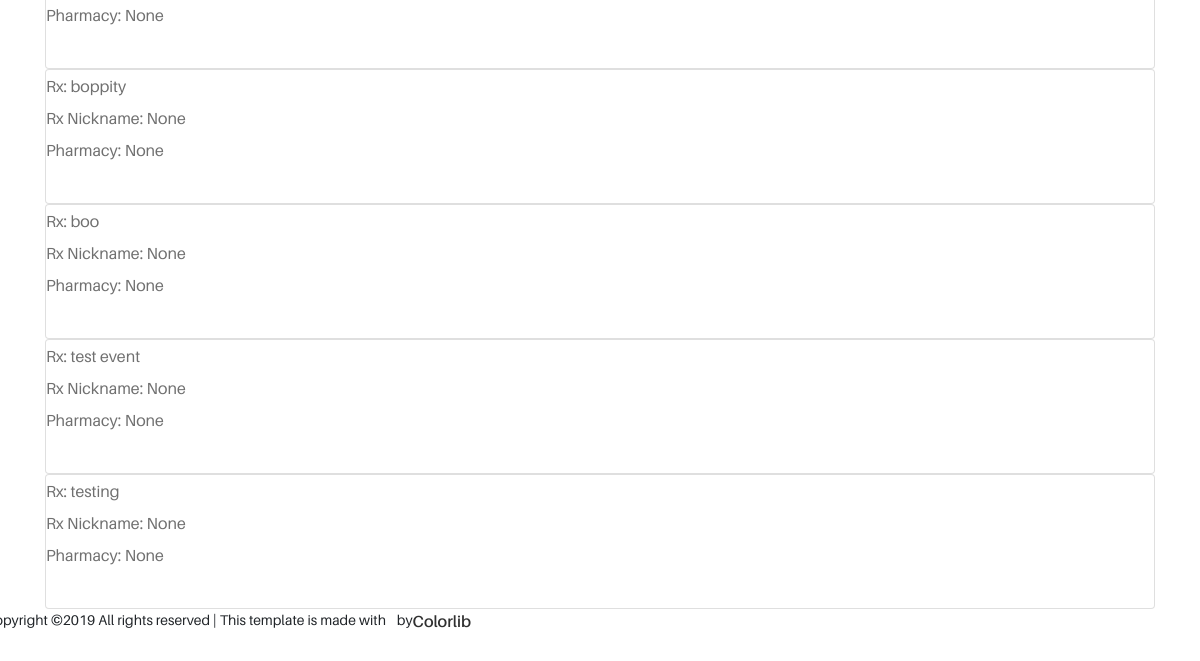
Page /all-refills/ (signed in, lower part) on the earlier database version.
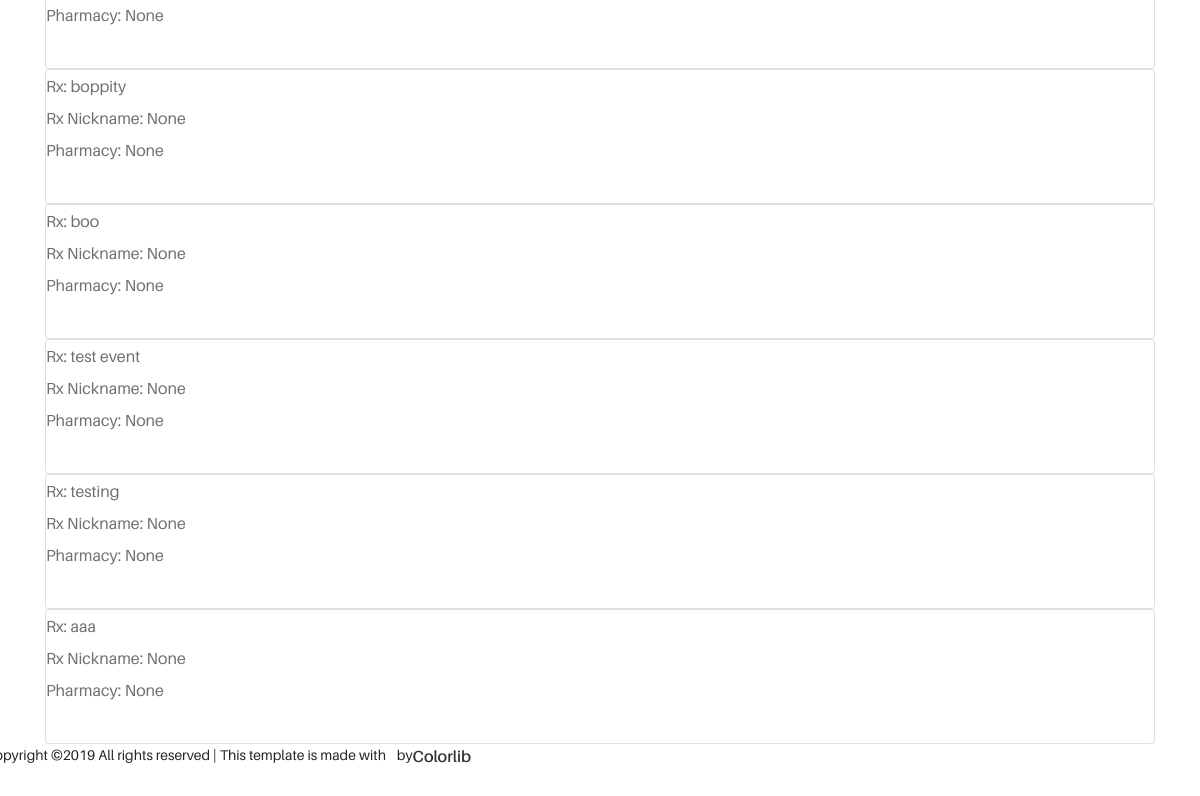
Same page on the later database version.
### microblog/models.py (models this page shows)
class Refill(models.Model):
    user = models.ForeignKey(
        User,
        on_delete=models.CASCADE,
    )
    prescription = models.CharField(max_length=60, help_text="Medicine Name")
    nickname = models.CharField(max_length=60, null=True, blank=True, help_text="Optional: Name that will display on calendar event instead of Medicine Name", verbose_name='Medicine Nickname')
    pharmacy = models.CharField(max_length=240, null=True, blank=True, help_text="Name and Location", verbose_name="Pharmacy for Refill")
    refill_date = models.DateField(default=datetime.date.today, help_text="Next date to refill med")
    refill_time = models.TimeField(default=datetime.time(12, 00, 00), null=True, blank=True)
    refill_time = models.TimeField(default=datetime.time(12, 00, 00), null=True, blank=True)
    all_day = models.BooleanField(default=False, blank=True)
    often = models.IntegerField(default=1, validators=[MinValueValidator(0), MaxValueValidator(20)], null=True, blank=True, verbose_name="Repeates Every")
    repeats = models.CharField(max_length=9, choices= REPEATS_CHOICES, null=True, blank=True, verbose_name="")

### microblog/views.py (the view)
# urls.py: path('all-refills/', views.view_all_refills, name="all_refills"),
def view_all_refills(request):
    refills = Refill.objects.order_by('-nickname')
    refills_by_user = refills.filter(user_id=request.user.id)
    context = {
        'refills': refills_by_user,
        'username':request.user.username
    }
    return render(request, 'pages/all_refills.html', context)

### microblog/templates/pages/all_refills.html (shortened to what this page needs)
{% extends "../base.html" %}
{% load static i18n %}
{% block content %}
<div class="container">
    {% include "snippets/refills.html" %}
</div>
{% endblock content %}

### microblog/templates/snippets/refills.html (shortened to what this page needs)
{% for refill in refills %}
<div class="refill card">
    <div class="text">
        <p>    Rx: {{ refill.prescription }}
        <br>    Rx Nickname: {{ refill.nickname }}
        <br>    Pharmacy: {{ refill.pharmacy }}
        </p>
    </div>
    <div class="links">
        <a href="/delete-refill/{{ refill.id }}/" class="btn btn-link">
        </a>
        <button type="button" class="btn btn-link" data-toggle="modal" data-target="#modal{{ refill.id }}">
        </button>
    </div>
</div>
{% endfor %}

Differences in the rows shown:
added Refill: prescription "aaa", nickname "None", pharmacy "None"
